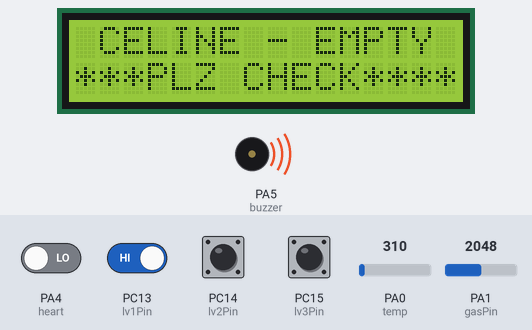
This sketch was run on a simulated STM32 Blue Pill. Parts: 16×2 character LCD, buzzer (waves = sounding, pin HIGH). The test bench sets the inputs (shaded band); at power-on: PC13 (lv1Pin), PC14 (lv2Pin), PC15 (lv3Pin) HIGH, PA4 (heart) LOW, PA0 (temp) = 310, PA1 (gasPin) = 2048. Random numbers use the default seed unless the sketch sets one; the modem accepts every AT command (registered, SIM ready, sends succeed) and sends nothing else; what the sketch prints to the serial monitor is not drawn.

Above: at 4.2 s.
4.3 s: PA4 (heart) driven HIGH
At 18.2 s:
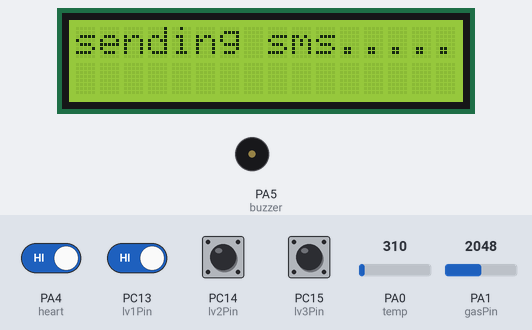
18.3 s: PA4 (heart) driven LOW
At 29.1 s:
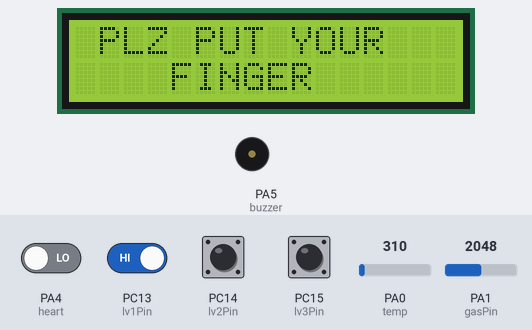
32.3 s: PC13 (lv1Pin) driven LOW
At 36.8 s:
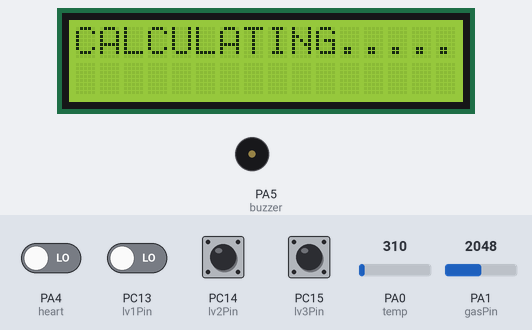
42.1 s: PA0 (temp) set to 610
52.2 s: PA0 (temp) set to 723
At 59.2 s:
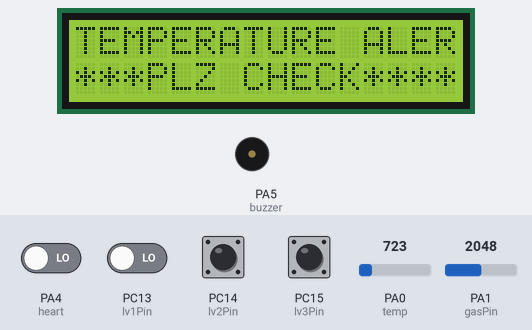
60.9 s: PA1 (gasPin) set to 2640
At 71.8 s:
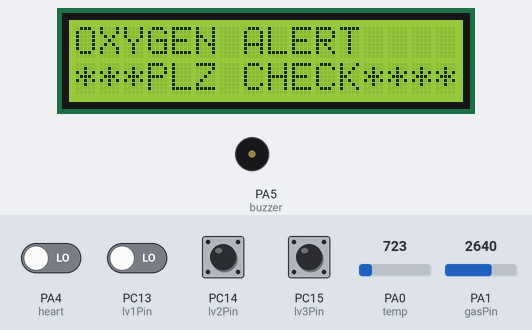
Timing chart, 0 to 73.3 s (numbered marks = the images above; inputs shaded):
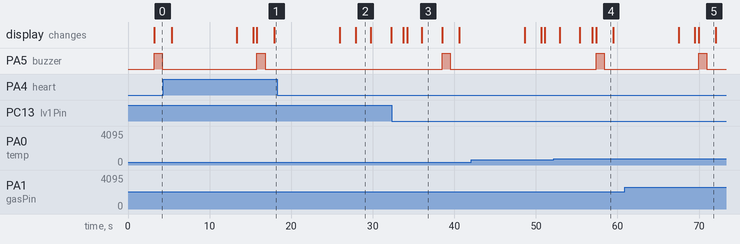

The sketch:

gps_gsm_based_real_time_human_monitoring_aurora.ino
```cpp
#include<stdlib.h>
#include <String.h>
#include <TinyGPS++.h>
#include <LiquidCrystal.h> // include the LCD library

LiquidCrystal lcd(PB12, PB13, PB14, PB15, PA8, PA9); //Initialize the LCD// rs,e,d4,d5.d6,d7

#define lv1Pin PC13
#define lv2Pin PC14
#define lv3Pin PC15
#define heart PA4
#define temp PA0
#define gasPin PA1
#define buzzer PA5

unsigned int gas,lv1,lv2,lv3;

unsigned int flag = 0;
String hbvalue = "N";

//AURORA COLLEGE

String otp1[11]={
      "17.305938","17.305991","17.304283",
      "17.302942","17.305938","17.305212",
      "17.303423","17.305665","17.305938"
      "17.305736", "17.305586"  };

String otp2[11]={
      "78.457924","78.457912","78.457123",
      "78.4572176","78.457924","78.45793"
      "78.4579322","78.457294","78.457924",
      "78.457291" , "78.457736"  };


String g1 = "\0";
String otp[11] = {"62","72","71","75","97","79","92","79","95","83","99"} ;
unsigned int no = 0;
unsigned hb = 0;
String g = "N";
String lv = "0";
String h = "N";


void beep()
{
   digitalWrite(buzzer, HIGH);
   delay(1000);
    digitalWrite(buzzer, LOW);
    delay(100);
}


float temp1=0.0;
unsigned temp2 = 0;
unsigned int i = 0;
volatile int count = 0;
char pass[5] = "\0";
char pass1[5] = "1234";
char pass2[5] = "4321";

unsigned int pin = 0;


void sms (String mn);

void sms1 (String mn);

int card1_flag = 0;
int card2_flag = 0;

String data = "\0";
int amount  = 1000;
int amount1  = 1000;

//................................
static const uint32_t GPSBaud = 9600;

float sped = 0.0;
double a,b,c,d;

TinyGPSPlus gps;
#define ss SIM900
#define SIM900 Serial2
//=======================================================
/*
void displayInfo()
{
  Serial.print(F("Location: "));
  if (gps.location.isValid())
  {
    Serial.print(gps.location.lat(), 6);
    Serial.print(F(","));
    Serial.print(gps.location.lng(), 6);
  }
  else
  {
    Serial.print(F("INVALID"));
  }

  Serial.print(F("  Date/Time: "));
  if (gps.date.isValid())
  {
    Serial.print(gps.date.month());
    Serial.print(F("/"));
    Serial.print(gps.date.day());
    Serial.print(F("/"));
    Serial.print(gps.date.year());
  }
  else
  {
    Serial.print(F("INVALID"));
  }

  Serial.print(F(" "));
  if (gps.time.isValid())
  {
    if (gps.time.hour() < 10) Serial.print(F("0"));
    Serial.print(gps.time.hour());
    Serial.print(F(":"));
    if (gps.time.minute() < 10) Serial.print(F("0"));
    Serial.print(gps.time.minute());
    Serial.print(F(":"));
    if (gps.time.second() < 10) Serial.print(F("0"));
    Serial.print(gps.time.second());
    Serial.print(F("."));
    if (gps.time.centisecond() < 10) Serial.print(F("0"));
    Serial.print(gps.time.centisecond());
  }
  else
  {
    Serial.print(F("INVALID"));
  }

  Serial.println();
}
*/
/*
static void printFloat(float val, bool valid, int len, int prec)
{
  if (!valid)
  {
    while (len-- > 1)
      Serial.print('*');
    Serial.print(' ');
  }
  else
  {
    Serial.print(val, prec);
    int vi = abs((int)val);
    int flen = prec + (val < 0.0 ? 2 : 1); // . and -
    flen += vi >= 1000 ? 4 : vi >= 100 ? 3 : vi >= 10 ? 2 : 1;
    for (int i=flen; i<len; ++i)
      Serial.print(' ');
  }
  smartDelay(0);
}

static void printInt(unsigned long val, bool valid, int len)
{
  char sz[32] = "*****************";
  if (valid)
    sprintf(sz, "%ld", val);
  sz[len] = 0;
  for (int i = strlen(sz); i < len; ++i)
    sz[i] = ' ';
  if (len > 0)
    sz[len - 1] = ' ';
  Serial.print(sz);
  smartDelay(0);
}
static void smartDelay(unsigned long ms)
{
  unsigned long start = millis();
  do
  {
    while (ss.available())
      gps.encode(ss.read());
  } while (millis() - start < ms);
}
*/

//=======================================================

//................................x


//////////////////////////////////////////////////

void printDec(byte *buffer, byte bufferSize) {
  Serial.println("......");
  for (byte i = 0; i < bufferSize; i++) {
    Serial.print(buffer[i] < 0x10 ? " 0" : " ");
    Serial.print(buffer[i], DEC);
    data += String(buffer[i] < 0x10 ? " 0" : " ");
    data += String(buffer[i], DEC);
  }
}

//////////////////////////////////////////////////


void setup() {
  // put your setup code here, to run once:
  Serial.begin(9600);
  ss.begin(GPSBaud);
SIM900.begin(9600);
lcd.begin(16, 2);
Serial.println("power up");

pinMode(gasPin,INPUT);
pinMode(lv1Pin,INPUT);
pinMode(lv2Pin,INPUT);
pinMode(lv3Pin,INPUT);
pinMode(buzzer,OUTPUT);
pinMode(temp,INPUT);
pinMode(heart,INPUT);

  lcd.clear();
    lcd.setCursor(0,0);
    lcd.print("HEALTH            ");
    lcd.setCursor(0,1);
    lcd.print("MONITORING S/M     ");
  delay(3000);


}

void loop() {
  // put your main code here, to run repeatedly:


  temp2 = analogRead(temp); //read data from analog pin A1.
float V=temp2*(5/(4095.00)); //conversion of analog voltage to digital voltage.
  temp1=V*100; //temperature in centigrade scale.
temp1 = temp1-25;
Serial.print("temperature is = "); Serial.println(temp1);
delay(50);


 no = random(11);
 hbvalue = "N";


Serial.print("temperature is = "); Serial.println(temp1);
delay(50);
Serial.print("heart = "); Serial.println(digitalRead(heart));

gas = analogRead(gasPin);
lv1 = digitalRead(lv1Pin);
lv2 = digitalRead(lv2Pin);
lv3 = digitalRead(lv3Pin);
delay(50);
Serial.print(F("gas = ")); Serial.println(gas);
Serial.print(F("lv1 = ")); Serial.println(lv1);
Serial.print(F("lv2 = ")); Serial.println(lv2);
Serial.print(F("lv3 = ")); Serial.println(lv3);


if ((lv1 == 0) && (lv2 == 0) && (lv3 == 0))
{
  flag = 1;
lv = '3';
}
else if ((lv1 == 0) && (lv2 == 0) && (lv3 == 1))
{
  flag = 1;
lv = '2';
}
else if ((lv1 == 0) && (lv2 == 1) && (lv3 == 1))
{
  flag = 1;
lv = '1';
}
else if ((lv1 == 1) && (lv2 == 1) && (lv3  == 1))
{
  flag = 1;
lv = '0';
lcd.clear();
    lcd.setCursor(0,0);
    lcd.print(" CELINE - EMPTY ");
    lcd.setCursor(0,1);
    lcd.print("***PLZ CHECK****");
    beep ();
  delay(1000);
  sms1("08125702458","CELINE EMPTY\nPLEASE CHECK\nAT\nLAT:"+otp1[no]+"\nLNG:"+otp2[no]);
}

if(gas > 2600)
{

flag = 1;
g1 = "EMPTY";
Serial.println(F("gas alert........"));
lcd.clear();
    lcd.setCursor(0,0);
    lcd.print("OXYGEN ALERT       ");
    lcd.setCursor(0,1);
    lcd.print("***PLZ CHECK****");
    beep ();
    g = 'N';
  Serial.print("G = "); Serial.println(g);
  delay(1000);

  sms1("08125702458","OXIGEN ALERT\nPLEASE CHECK\nAT\nLAT:"+otp1[no]+"\nLNG:"+otp2[no]);
}
else if(temp1>55)
{
flag = 1;

lcd.clear();
    lcd.setCursor(0,0);
    lcd.print("TEMPERATURE ALERT");
    lcd.setCursor(0,1);
    lcd.print("***PLZ CHECK****");
    beep ();
  delay(1000);
  sms1("08125702458","TEMPERATURE ALERT\nPLEASE CHECK\nAT\nLAT:"+otp1[no]+"\nLNG:"+otp2[no]);
}

else if (!(digitalRead(heart)))
{

flag = 1;
  lcd.clear();
     lcd.setCursor(0,0);
    lcd.print(" PLZ PUT YOUR  ");
      lcd.setCursor(0,1);
    lcd.print("    FINGER     ");
    delay(1800);
    lcd.clear();
    lcd.setCursor(0,0);
    lcd.print("CALCULATING.....");
  delay(2000);

  hb = otp[no].toInt();
 Serial.print("otp is = "); Serial.println(hb);

hbvalue = String(hb);

 delay(500);

 if ((hb>95)||(hb<70))
  {
  lcd.clear();
  lcd.print("HEART BEAT ALERT");
    lcd.setCursor(0,1);
    lcd.print("HB = ");
    lcd.setCursor(6,1);
    lcd.print(hb);
beep ();
delay(1000);

  sms1("08125702458","HEART BEAT ALERT\nPLEASE CHECK\nAT\nLAT:"+otp1[no]+"\nLNG:"+otp2[no]);
  }
  else
  {

  lcd.clear();
  lcd.print("HEART BEAT NORMAL");
    lcd.setCursor(0,1);
    lcd.print("H BEAT = ");
    lcd.setCursor(10,1);
    lcd.print(hb);
  delay(1500);

  }
}
//Serial.println("last F = "); Serial.println(f);
//if ((f == 'F')&&(temp1 <= 65)){
  lcd.clear();
    lcd.setCursor(0,0);
    lcd.print("T= "+String(temp1)+" HB: 0");
    lcd.setCursor(0,1);
    lcd.print("LV: "+ lv );
    lcd.setCursor(8,1);
    lcd.print("O:Normal" );
delay(300);


  //-----------------------------------
 /*
  while (ss.available() > 0)
    if (gps.encode(ss.read()))
      //displayInfo();
   */
      /*
Serial.print("button1 = ");
Serial.println(digitalRead(button1));
Serial.print("button2 = ");
Serial.println(digitalRead(button2));
Serial.print("button3 = ");
Serial.println(digitalRead(button3));
Serial.print("button4 = ");
Serial.println(digitalRead(button4));
Serial.println("i = " +String(i));
Serial.println("======================================================");
  */

      /*
if (gps.speed.isValid())
{
 sped = gps.speed.kmph();
  Serial.print("speed = "); Serial.println(sped);
}
*/
/*
//Serial.println("loop started");
  //---------------------------------------
 lcd.clear();
  lcd.setCursor(0, 0);
  lcd.print("please show card    ");
  lcd.setCursor(0, 1);
  lcd.print("");
  delay(20);


  if ( ! rfid.PICC_IsNewCardPresent())
    return;

  // Verify if the NUID has been readed
  if ( ! rfid.PICC_ReadCardSerial())
    return;

  Serial.println();
  Serial.print(F("In dec: "));
  printDec(rfid.uid.uidByte, rfid.uid.size);
  Serial.println();


  if (data.indexOf("128 48 220 164") != (-1))
  {
     lcd.clear();
  lcd.setCursor(0, 0);
  lcd.print(" CARD-1 MATCHED ");
  lcd.setCursor(0, 1);
  lcd.print("");
  delay(2000);

 lcd.clear();
  lcd.setCursor(0, 0);
  lcd.print("PLEASE ENTER");
  lcd.setCursor(0, 1);
  lcd.print(" PASSWORD ");
  delay(2000);
//////////////////////////////////

i = 0;
lcd.clear ();
  lcd.setCursor(0,0);
  lcd.print("    PASSWORD    ");
while(i<4)
{

  if (digitalRead(button1) == HIGH)
  {
    pass[i]='1';
    lcd.setCursor(i,1);
    lcd.print(pass[i]);
    i++;
    delay(100);
    while(digitalRead(button1)==HIGH);
  }
  else if (digitalRead(button2) == HIGH)
  {
    pass[i]='2';
    lcd.setCursor(i,1);
    lcd.print(pass[i]);
    i++;
    delay(100);
    while(digitalRead(button2)==HIGH);
  }
   else if (digitalRead(button3) == HIGH)
  {
    pass[i]='3';
    lcd.setCursor(i,1);
    lcd.print(pass[i]);
    i++;
    delay(100);
    while(digitalRead(button3)==HIGH);
  }
  else if (digitalRead(button4) == HIGH)
  {
    pass[i]='4';
    lcd.setCursor(i,1);
    lcd.print('4');
    i++;
    delay(100);
    while(digitalRead(button4)==HIGH);
  }

}
pass[4] = '\0';
Serial.print(F("enterred password = ")); Serial.println(pass);
i = 0;

   if(strcmp(pass,pass1)==0)
{
   lcd.clear();
  434   lcd.setCursor(0, 0);
  lcd.print("PASSWORD MATCHED");
  lcd.setCursor(0, 1);
  lcd.print("................");
  delay(2000);
//'''''''''''''''''''''''''''''''''''''''''''''''''''

    Serial.println("card matched");
    data = "\0";
    if (card1_flag == 0)
    {

//      if (gps.location.isValid())
//      {
        card1_flag = 1;
         a = gps.location.lat();
         b = gps.location.lng();
        Serial.println("a = " + String(a, 6));
        Serial.println("b = " + String(b, 6));
               lcd.clear();
  lcd.setCursor(0, 0);
  lcd.print("PERSON-1 JOURNEY");
  lcd.setCursor(0, 1);
  lcd.print("   STARTED AT   ");
  delay(2000);
         lcd.clear();
  lcd.setCursor(0, 0);
  lcd.print("LAT:"+String(a,6));
  lcd.setCursor(0, 1);
  lcd.print("LNG:"+String(b,6));
  delay(2000);

   //     sms ("PERSON-1 STARTED JOURNEY \nAT\nLAT:"+String(a,6)+"\nLONG:"+String(b,6));
     sms1 ("08639268629","PERSON-1 STARTED JOURNEY \nAT\nLAT:"+String(c,6)+"\nLONG:"+String(d,6));
 Serial.println("sms sendtttttttttttttttttttttttttt");

 /*     }
      else
      {
        Serial.println("gps not working.........");

         lcd.clear();
  lcd.setCursor(0, 0);
  lcd.print("INVALID LOCATION");
  lcd.setCursor(0, 1);
  lcd.print("PLEASE CHECK......");
  delay(2000);

      }
      */
//    }//card1_flag== 0
//    else
//    {
//  //    if (gps.location.isValid())
//  //    {
//        card1_flag = 0;
        /*
        float c = gps.location.lat();
        float d = gps.location.lng();
        Serial.println("c = " + String(c, 6));
        Serial.println("d = " + String(d, 6));
        */
        /*
        unsigned long distance =

        (unsigned long)TinyGPSPlus::distanceBetween(
      gps.location.lat(),
      gps.location.lng(),
      a,
      b) ;
      //b) / 1000;
  Serial.print("dist = "); Serial.println(distance);
Serial.println("");
amount = amount - (distance *5);

         lcd.clear();
  lcd.setCursor(0, 0);
  lcd.print("PERSON-1 JOURNEY");
  lcd.setCursor(0, 1);
  lcd.print("    ENDED AT    ");
  delay(2000);

      lcd.clear();
  lcd.setCursor(0, 0);
  lcd.print("LAT:");
  lcd.setCursor(4, 0);
  lcd.print(gps.location.lat(),6);
  lcd.setCursor(0, 1);
  lcd.print("LNG:");
  lcd.setCursor(4, 1);
  lcd.print(gps.location.lng(),6);
  delay(2000);

         lcd.clear();
  lcd.setCursor(0, 0);
  lcd.print("Trav Dist:"+String(distance));
  lcd.setCursor(0, 1);
  lcd.print("Rem Bal:"+String(amount));
  delay(2000);

sms1 ("08639268629","PERSON-1 JOURNEY ENDED  \nAT\nLAT:"
+String(gps.location.lat(),6)+"\nLONG:"+String(gps.location.lng(),6)
+"\nAND Travelled Distance of "+String(distance)+"m"
+"\nRemaing Bal:"+String(amount));

    /*
      }
      else
      {
        Serial.println("gps not working.........");

         lcd.clear();
  lcd.setCursor(0, 0);
  lcd.print("INVALID LOCATION");
  lcd.setCursor(0, 1);
  lcd.print("PLEASE CHECK......");
  delay(2000);
      }
*/
/*
    }// card1_flag == 1
    data = "\0";
//'''''''''''''''''''''''''''''''''''''''''''''''''''


}
else
{
  lcd.clear();
  lcd.setCursor(0, 0);
  lcd.print(" WRONG PASSWORD ");
  lcd.setCursor(0, 1);
  lcd.print("................");
  delay(2000);
}

//////////////////////////////////////////////


  }//1st card
  else if (data.indexOf("29 177 111 133") != (-1))
  {
     lcd.clear();
  lcd.setCursor(0, 0);
  lcd.print(" CARD-2 MATCHED ");
  lcd.setCursor(0, 1);
  lcd.print("");
  delay(2000);

 lcd.clear();
  lcd.setCursor(0, 0);
  lcd.print("PLEASE ENTER");
  lcd.setCursor(0, 1);
  lcd.print(" PASSWORD ");
  delay(2000);
//////////////////////////////////

lcd.clear ();
  lcd.setCursor(0,0);
  lcd.print("    PASSWORD    ");
while(i<4)
{
  if (digitalRead(button1) == HIGH)
  {
    pass[i]='1';
    lcd.setCursor(i,1);
    lcd.print(pass[i]);
    i++;
    delay(100);
    while(digitalRead(button1)==HIGH);
  }
  else if (digitalRead(button2) == HIGH)
  {
    pass[i]='2';
    lcd.setCursor(i,1);
    lcd.print(pass[i]);
    i++;
    delay(100);
    while(digitalRead(button2)==HIGH);
  }
   else if (digitalRead(button3) == HIGH)
  {
    pass[i]='3';
    lcd.setCursor(i,1);
    lcd.print(pass[i]);
    i++;
    delay(100);
    while(digitalRead(button3)==HIGH);
  }
  else if (digitalRead(button4) == HIGH)
  {
    pass[i]='4';
    lcd.setCursor(i,1);
    lcd.print('4');
    i++;
    delay(100);
    while(digitalRead(button4)==HIGH);
    delay(600);
  }

}
pass[4] = '\0';
Serial.print(F("enterred password = ")); Serial.println(pass);
i = 0;

   if(strcmp(pass,pass2)==0)
{
   lcd.clear();
  lcd.setCursor(0, 0);
  lcd.print("PASSWORD MATCHED");
  lcd.setCursor(0, 1);
  lcd.print("................");
  delay(2000);
//'''''''''''''''''''''''''''''''''''''''''''''''''''

    Serial.println("card-2 matched");
    data = "\0";
    if (card2_flag == 0)
    {

  //    if (gps.location.isValid())
   //   {
        card2_flag = 1;
         c = gps.location.lat();
         d = gps.location.lng();
        Serial.println("c = " + String(c, 6));
        Serial.println("d = " + String(d, 6));
               lcd.clear();
  lcd.setCursor(0, 0);
  lcd.print("PERSON-2 JOURNEY");
  lcd.setCursor(0, 1);
  lcd.print("   STARTED AT   ");
  delay(2000);
         lcd.clear();
  lcd.setCursor(0, 0);
  lcd.print("LAT:"+String(c,6));
  lcd.setCursor(0, 1);
  lcd.print("LNG:"+String(d,6));
  delay(2000);

        sms1 ("09550843384","PERSON-2 STARTED JOURNEY \nAT\nLAT:"+String(c,6)+"\nLONG:"+String(d,6));
    /*
      }
      else
      {
        Serial.println("gps not working.........");

         lcd.clear();
  lcd.setCursor(0, 0);
  lcd.print("INVALID LOCATION");
  lcd.setCursor(0, 1);
  lcd.print("PLEASE CHECK......");
  delay(2000);

      }

    }//card2_flag== 0
    else
    {
    //  if (gps.location.isValid())
    //  {
        card2_flag = 0;
        /*
        float c = gps.location.lat();
        float d = gps.location.lng();
        Serial.println("c = " + String(c, 6));
        Serial.println("d = " + String(d, 6));
        */
        /*
        unsigned long distance1 =

        (unsigned long)TinyGPSPlus::distanceBetween(
      gps.location.lat(),
      gps.location.lng(),
      c,
      d) ;
      //b) / 1000;
  Serial.print("dist1 = "); Serial.println(distance1);
Serial.println("");
amount1 = amount1 - (distance1 *5);

         lcd.clear();
  lcd.setCursor(0, 0);
  lcd.print("PERSON-2 JOURNEY");
  lcd.setCursor(0, 1);
  lcd.print("    ENDED AT    ");
  delay(2000);

      lcd.clear();
  lcd.setCursor(0, 0);
  lcd.print("LAT:");
  lcd.setCursor(4, 0);
  lcd.print(gps.location.lat(),6);
  lcd.setCursor(0, 1);
  lcd.print("LNG:");
  lcd.setCursor(4, 1);
  lcd.print(gps.location.lng(),6);
  delay(2000);

         lcd.clear();
  lcd.setCursor(0, 0);
  lcd.print("Trav Dist:"+String(distance1));
  lcd.setCursor(0, 1);
  lcd.print("Rem Bal:"+String(amount1));
  delay(2000);


sms1 ("09550843384","PERSON-2 JOURNEY ENDED  \nAT\nLAT:"
+String(gps.location.lat(),6)+"\nLONG:"+String(gps.location.lng(),6)
+"\nAND Travelled Distance of "+String(distance1)+"m"
+"\nRemaing Bal:"+String(amount1));

 */


   /*
      }

   else
      {
        Serial.println("gps not working.........");

         lcd.clear();
  lcd.setCursor(0, 0);
  lcd.print("INVALID LOCATION");
  lcd.setCursor(0, 1);
  lcd.print("PLEASE CHECK......");
  delay(2000);
      }
    */
    /*
    }// card1_flag == 1
}
else
{
  lcd.clear();
  lcd.setCursor(0, 0);
  lcd.print(" WRONG PASSWORD ");
  lcd.setCursor(0, 1);
  lcd.print("................");
  delay(2000);
}

//////////////////////////////////////////////
    data = "\0";

  }//2nd card
  else
  {
    Serial.println("card not matched");
    delay(2000);
  }

  if (millis() > 5000 && gps.charsProcessed() < 10)
  {
    Serial.println(F("No GPS detected: check wiring."));
    //while(true);
  }
  */
}//loop
void sms (String mn)
{
  String UU = "9502570839";
  lcd.clear();
lcd.setCursor(0,0);
        lcd.print("sending sms.......... ");
 SIM900.print("AT\r\n");
        SIM900.print('\n');
        ShowSerialData();
        delay(3000);
        SIM900.print("ATE1\r\n");
        ShowSerialData();
        delay(3000);
       SIM900.print("AT&W\r\n");
        SIM900.print('\n');
        ShowSerialData();
        delay(3000);
        SIM900.print("AT+CMGF=1\r\n");
        ShowSerialData();
        delay(3000);
        SIM900.print("AT+CNMI=2,2,0,0,0\r\n");
        ShowSerialData();
        delay(2000);
       // Serial.print("AT+CSMP=17,167,0,0\n");
        delay(2000);
        SIM900.print("AT+CMGS=\""+UU+"\"\r");
        ShowSerialData();
       // Serial.print('"');
      //Serial.print("9014449822");
      //Serial.print('"');
      //Serial.print('\r');
        SIM900.print('\n');
       delay(3000);
       SIM900.println(mn);

       SIM900.println();

     SIM900.print('\r');
      SIM900.print('\n');

     delay(3000);
       SIM900.print((char)26);
       ShowSerialData();
       lcd.setCursor(0,0);
        lcd.print("****sms sent****");
        delay(5000);

}
void sms1 (String bb, String qq)
{
  /*
  lcd.clear();
lcd.setCursor(0,0);
        lcd.print("sending sms.......... ");
 SIM900.print("AT\r\n");
        SIM900.print('\n');
        ShowSerialData();
        delay(3000);
        SIM900.print("ATE1\r\n");
        ShowSerialData();
        delay(3000);
       SIM900.print("AT&W\r\n");
        SIM900.print('\n');
        ShowSerialData();
        delay(3000);
        SIM900.print("AT+CMGF=1\r\n");
        ShowSerialData();
        delay(3000);
        SIM900.print("AT+CNMI=2,2,0,0,0\r\n");
        ShowSerialData();
        delay(2000);
        Serial.print("AT+CSMP=17,167,0,0\n");
        delay(2000);
        SIM900.print("AT+CMGS=\"08639268629\"\r");
        ShowSerialData();
       // Serial.print('"');
      //Serial.print("9014449822");
      //Serial.print('"');
      //Serial.print('\r');
        SIM900.print('\n');
        delay(1000);
        SIM900.print(mn);
       // SIM900.print("EMPTY \n");
     SIM900.print('\r');
      SIM900.print('\n');

     delay(3000);
       SIM900.print((char)26);
       ShowSerialData();
       lcd.setCursor(0,0);
        lcd.print("****sms sent****");
        delay(5000);
 */
    Serial.println("sending sms : "+qq);

     lcd.setCursor(0,0);
        lcd.print("sending sms.......... ");
         lcd.setCursor(0,1);
       lcd.print("                       ");

     SIM900.print("AT\r\n");
        SIM900.print('\n');
        ShowSerialData();
        delay(1000);
       // SIM900.print("ATE1\r\n");
        ShowSerialData();
        delay(1000);
       SIM900.print("AT&W\r\n");
        SIM900.print('\n');
        ShowSerialData();
        delay(1000);
        SIM900.print("AT+CMGF=1\r\n");
        ShowSerialData();
        delay(1000);
        SIM900.print("AT+CNMI=2,2,0,0,0\r\n");
        ShowSerialData();
        delay(2000);
       // Serial.print("AT+CSMP=17,167,0,0\n");
       // delay(2000);
        SIM900.print("AT+CMGS=\""+bb+"\"\r");
        ShowSerialData();
       // Serial.print('"');
      //Serial.print("9014449822");
      //Serial.print('"');
      //Serial.print('\r');
        SIM900.print('\n');
        delay(1000);
        SIM900.print(qq);
     SIM900.print('\r');
      SIM900.print('\n');

     delay(1000);
       SIM900.print((char)26);
       ShowSerialData();
        lcd.setCursor(0,0);
       lcd.print("****sms sent****");
       lcd.setCursor(0,1);
      lcd.print("                       ");
        delay(2000);
        ShowSerialData();


}
void ShowSerialData()
{
  while(SIM900.available()!=0)
    Serial.write(char (SIM900.read()));
}
```

Measured:
- the behaviour switches between 655 and 656 on PA0 (temp) (found by bisection; images 3 and 4)
- after the input at 4.3 s, PA5 (buzzer): LOW → HIGH after 11.5 s, → LOW 1.0 s later
- after the input at 52.2 s, PA5 (buzzer): LOW → HIGH after 5.2 s, → LOW 1.0 s later
- what the display in image 2 shows lasts 1.8 s, from 27.9 s to 29.7 s
- what the display in image 3 shows lasts 2.5 s, from 36.0 s to 38.5 s
- what the display in image 4 shows lasts 2.1 s, from 57.4 s to 59.5 s
